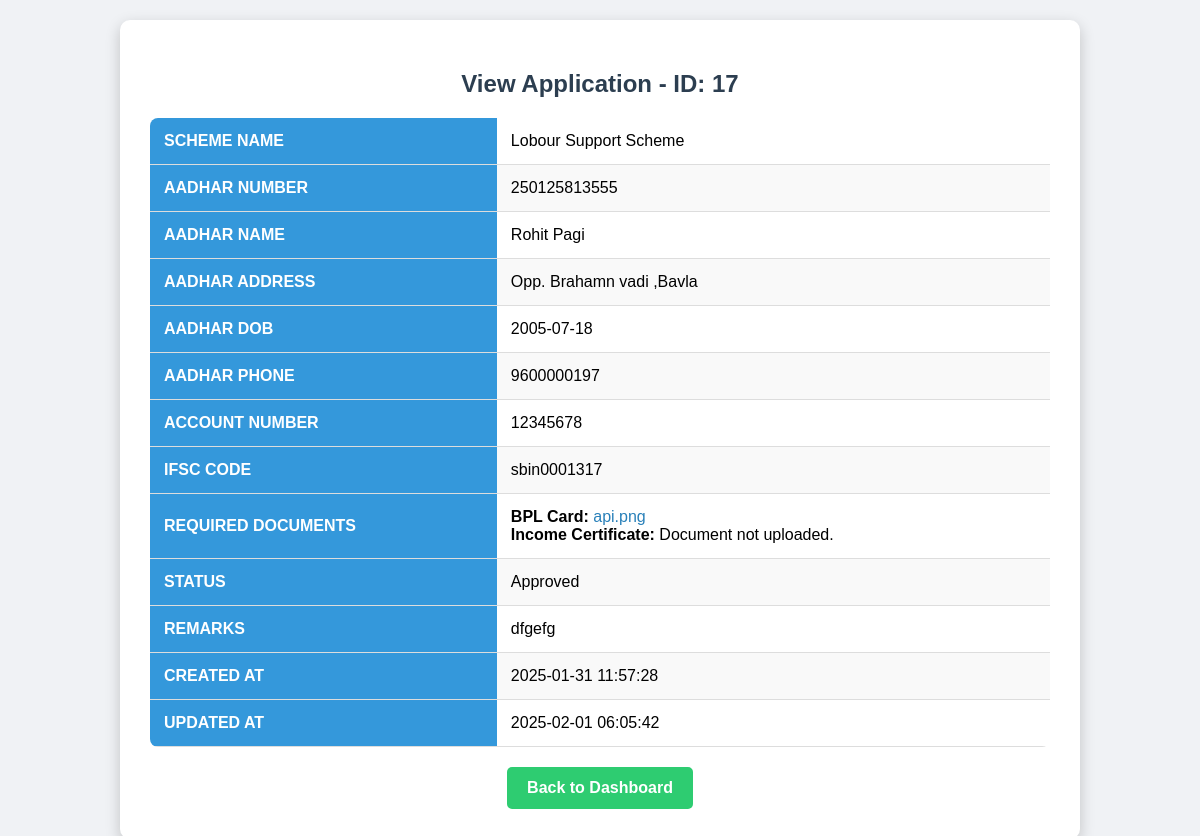
The app's page /citizen/view-application.php?application_id=17 with its own data.
### tables this page shows
CREATE TABLE `applications` (
  `application_id` int(11) NOT NULL,
  `scheme_id` int(11) NOT NULL,
  `aadhar_number` varchar(20) DEFAULT NULL,
  `aadhar_name` varchar(100) DEFAULT NULL,
  `aadhar_address` text DEFAULT NULL,
  `aadhar_dob` date DEFAULT NULL,
  `aadhar_phone` varchar(15) DEFAULT NULL,
  `account_number` varchar(20) DEFAULT NULL,
  `ifsc_code` varchar(20) DEFAULT NULL,
  `required_documents` text DEFAULT NULL,
  `status` varchar(20) DEFAULT NULL,
  `scheme_name` varchar(100) NOT NULL,
  `remark` varchar(100) DEFAULT NULL,
  `created_at` timestamp NOT NULL DEFAULT current_timestamp(),
  `updated_at` timestamp NOT NULL DEFAULT current_timestamp() ON UPDATE current_timestamp(),
  `transaction_status` varchar(100) NOT NULL DEFAULT 'Pending',
  `school_lc` varchar(100) DEFAULT NULL,
  `twelfth_marksheet` varchar(100) DEFAULT NULL,
  `tenth_marksheet` varchar(100) DEFAULT NULL,
  `aadhar_card` varchar(100) DEFAULT NULL,
  `bpl_card` varchar(100) DEFAULT NULL,
  `fees_receipt` varchar(100) DEFAULT NULL,
  `handicap_certificate` varchar(100) DEFAULT NULL,
  `caste_certificate` varchar(100) DEFAULT NULL,
  `farmer_certificate` varchar(100) DEFAULT NULL,
  `income_certificate` varchar(100) DEFAULT NULL,
  `residence_proof` varchar(100) DEFAULT NULL,
  `voter_id` varchar(100) DEFAULT NULL,
  `passport` varchar(100) DEFAULT NULL,
  `bank_statement` varchar(100) DEFAULT NULL
);

CREATE TABLE `schemes` (
  `id` int(11) NOT NULL,
  `scheme_name` varchar(255) NOT NULL,
  `scheme_details` text NOT NULL,
  `eligibility` text NOT NULL,
  `required_documents` text NOT NULL
);

### citizen/view-application.php (the view, shortened to what this page needs)
<?php
require '../dbcon.php';
$application_id = $_GET['application_id'];
$sql = "SELECT * FROM applications WHERE application_id = '$application_id'";
$result = $con->query($sql);
if ($result->num_rows > 0) {
    $application = $result->fetch_assoc();
} else {
    echo "No application found with ID: $application_id";
    exit();
}
$scheme_id = $application['scheme_id'];
$scheme_sql = "SELECT required_documents FROM schemes WHERE id = '$scheme_id'";
$scheme_result = $con->query($scheme_sql);
if ($scheme_result->num_rows > 0) {
    $scheme = $scheme_result->fetch_assoc();
    $required_documents = $scheme['required_documents'];
    $documents_array = explode(",", $required_documents);
} else {
    echo "No scheme found with ID: $scheme_id";
    exit();
}
?>
<!DOCTYPE html>
<html lang="en">
<head>
</head>
<body>
<div class="container">
    <h2>View Application - ID: <?php echo $application['application_id']; ?></h2>
    <table>
        <tr>
            <th>Scheme Name</th>
            <td><?php echo $application['scheme_name']; ?></td>
        </tr>
        <tr>
            <th>Aadhar Number</th>
            <td><?php echo $application['aadhar_number']; ?></td>
        </tr>
        <tr>
            <th>Aadhar Name</th>
            <td><?php echo $application['aadhar_name']; ?></td>
        </tr>
        <tr>
            <th>Aadhar Address</th>
            <td><?php echo $application['aadhar_address']; ?></td>
        </tr>
        <tr>
            <th>Aadhar DOB</th>
            <td><?php echo $application['aadhar_dob']; ?></td>
        </tr>
        <tr>
            <th>Aadhar Phone</th>
            <td><?php echo $application['aadhar_phone']; ?></td>
        </tr>
        <tr>
            <th>Account Number</th>
            <td><?php echo $application['account_number']; ?></td>
        </tr>
        <tr>
            <th>IFSC Code</th>
            <td><?php echo $application['ifsc_code']; ?></td>
        </tr>
        <tr>
            <th>Required Documents</th>
            <td>
                <?php
                foreach ($documents_array as $doc_name) {
                    $doc_field = strtolower(str_replace(" ", "_", trim($doc_name)));
                    if (isset($application[$doc_field]) && $application[$doc_field]) {
                        $document_file = $application[$doc_field];
                        echo '<strong>' . htmlspecialchars($doc_name) . ':</strong> ';
                        echo '<a href="../uploads/' . $document_file . '" target="_blank">' . basename($document_file) . '</a><br>';
                    } else {
                        echo '<strong>' . htmlspecialchars($doc_name) . ':</strong> Document not uploaded.<br>';
                    }
                }
                ?>
            </td>
        </tr>
        <tr>
            <th>Status</th>
            <td><?php echo $application['status']; ?></td>
        </tr>
        <tr>
            <th>Remarks</th>
            <td><?php echo $application['remark']; ?></td>
        </tr>
        <tr>
            <th>Created At</th>
            <td><?php echo $application['created_at']; ?></td>
        </tr>
        <tr>
            <th>Updated At</th>
            <td><?php echo $application['updated_at']; ?></td>
        </tr>
    </table>
    <a href="dashboard.php" class="btn">Back to Dashboard</a>
</div>
</body>
</html>

### citizen/view-application.php (style rules this page uses)
body { font-family: 'Poppins', sans-serif; margin: 0; padding: 20px; background-color: #f0f2f5; }
.container { max-width: 900px; margin: auto; background: white; padding: 30px; border-radius: 10px; box-shadow: 0px 5px 15px rgba(0, 0, 0, 0.2); }
h2 { text-align: center; color: #2c3e50; margin-bottom: 20px; }
table { width: 100%; border-collapse: collapse; margin-top: 20px; background: white; border-radius: 8px; overflow: hidden; }
th, td { padding: 14px; text-align: left; border-bottom: 1px solid #ddd; }
th { background-color: #3498db; color: white; text-transform: uppercase; }
tr:nth-child(even) { background-color: #f9f9f9; }
.btn { display: block; width: fit-content; margin: 20px auto 0; padding: 12px 20px; background-color: #2ecc71; color: white; text-decoration: none; font-size: 16px; font-weight: bold; border-radius: 5px; text-align: center; transition: background 0.3s; }
a { color: #2980b9; text-decoration: none; }

### records on screen
applications: application_id "17", scheme_name "Lobour Support Scheme", aadhar_number "250125813555", aadhar_name "Rohit Pagi", aadhar_address "Opp. Brahamn vadi ,Bavla", aadhar_dob "2005-07-18", aadhar_phone "9600000197", account_number "12345678", ifsc_code "sbin0001317", status "Approved", remark "dfgefg", created_at "2025-01-31 11:57:28", updated_at "2025-02-01 06:05:42"
schemes: required_documents "BPL Card", required_documents.bpl_card "api.png", required_documents "Income Certificate"
